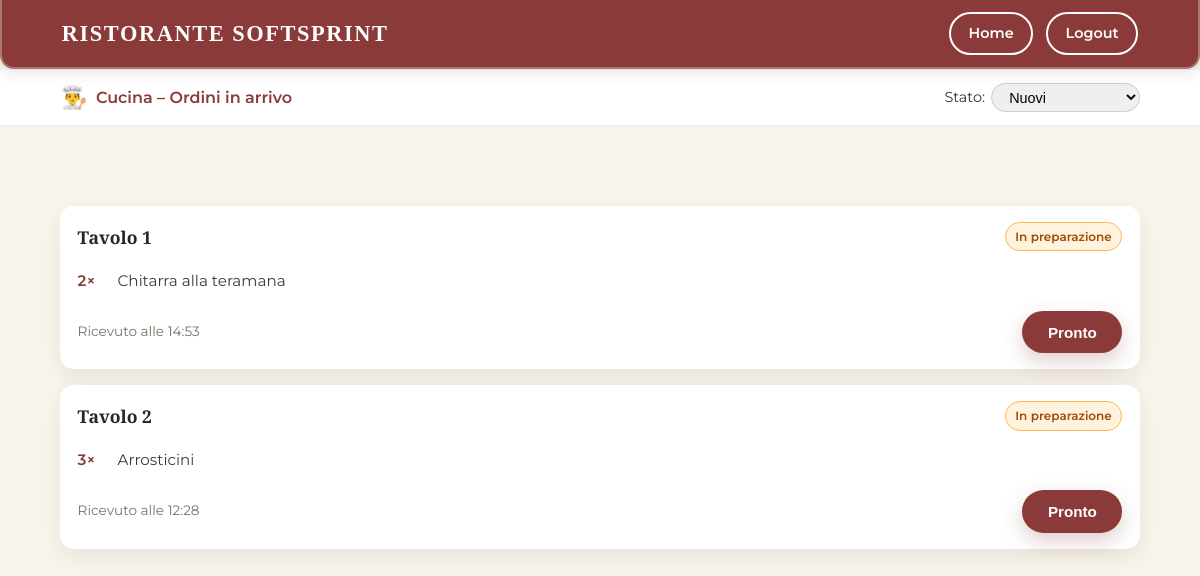
/public/cuoco.php (signed in), run on the app's committed database.
### tables this page shows
CREATE TABLE `ordine` (
  `id_ordine` int(11) NOT NULL,
  `id_tavolo` int(11) NOT NULL,
  `data_ora` datetime NOT NULL,
  `stato` enum('inviato','in preparazione','pronto') NOT NULL,
  `id_utente` int(11) DEFAULT NULL,
  `note` varchar(255) DEFAULT NULL
);

CREATE TABLE `ordine_piatto` (
  `id_ordine_piatto` int(11) NOT NULL,
  `id_ordine` int(11) NOT NULL,
  `id_piatto` int(11) NOT NULL,
  `quantita` int(11) NOT NULL
);

CREATE TABLE `piatto` (
  `id_piatto` int(11) NOT NULL,
  `nome` varchar(50) NOT NULL,
  `prezzo` decimal(5,0) NOT NULL,
  `categoria` varchar(255) DEFAULT NULL,
  `img` varchar(255) DEFAULT NULL,
  `descrizione` varchar(255) DEFAULT NULL
);

### php/includes/db.php (called while the page is built, shortened)
<?php
    function open(){
        $connDB = new mysqli(dbhost, dbuser, dbpass, db);
        return $connDB;
    }
?>

### php/class/Ordine.php (called while the page is built, shortened)
<?php
require_once __DIR__ . "/../includes/db.php";
require_once "OrdinePiatto.php";
class Ordine {
    private $db;
    private $ordinePiatto;
    public function __construct($db = null, $ordinePiatto = null) {
        $this->db =$db ?? open();
        $this->ordinePiatto = $ordinePiatto ?: new OrdinePiatto();
    }
    public function getOrdiniAttivi(): array {
        $sql = "SELECT * FROM ordine WHERE stato != 'completato' ORDER BY data_ora ASC";
        $result = $this->db->query($sql);
        return $result->fetch_all(MYSQLI_ASSOC);
    }
    public function getPiattiDaOrdine(int $idTavolo): array {
        $sql = "SELECT id_ordine FROM ordine WHERE id_tavolo = ?  ORDER BY data_ora DESC LIMIT 1";
        $stmt = $this->db->prepare($sql);
        $stmt->bind_param("i", $idTavolo);
        $stmt->execute();
        $result = $stmt->get_result();
        $row = $result->fetch_assoc();
        return $this->ordinePiatto->getPiatti($row['id_ordine']);
    }
}

### php/class/OrdinePiatto.php (called while the page is built, shortened)
<?php
require_once __DIR__ . "/../includes/db.php";
class OrdinePiatto {
    private $db;
    public function __construct() {
        $this->db = open();
    }
    public function getPiatti(int $idOrdine): array {
        $sql = "SELECT p.id_piatto, p.nome, p.prezzo, op.quantita
                FROM ordine_piatto op
                JOIN piatto p ON op.id_piatto = p.id_piatto
                WHERE op.id_ordine = ?";
        $stmt = $this->db->prepare($sql);
        $stmt->bind_param("i", $idOrdine);
        $stmt->execute();
        $result = $stmt->get_result();
        $piatti = $result->fetch_all(MYSQLI_ASSOC);
        return $piatti;
    }
}

### public/cuoco.php (the view, shortened to what this page needs)
<?php
require_once "../php/class/Ordine.php";
$ordineObj = new Ordine();
$ordini = $ordineObj->getOrdiniAttivi();
?>
<?php include "../php/includes/header.php"; header2();?>
<header class="kitchen-topbar">
    <div class="container kitchen-topbar-inner">
        <div class="kitchen-brand">
            <span class="kitchen-icon">👨‍🍳</span>
            <span class="kitchen-title">Cucina – Ordini in arrivo</span>
        </div>
        <div class="kitchen-filters">
            <label for="filtro-stato">Stato:</label>
            <select id="filtro-stato">
                <option value="nuovo" selected>Nuovi</option>
            </select>
        </div>
    </div>
</header>
<main class="container kitchen-layout">
    <section class="orders-panel" id="orders-panel">
        <?php foreach ($ordini as $ord): ?>
            <?php
                $piatti = $ordineObj->getPiattiDaOrdine($ord['id_tavolo']);
            ?>
            <article class="order-card" data-stato="<?= htmlspecialchars($ord['stato']) ?>" data-id="<?= $ord['id_ordine'] ?>">
                <header class="order-card-header">
                    <div>
                        <h2>Tavolo <?= htmlspecialchars($ord['id_tavolo']) ?></h2>
                    </div>
                    <span class="order-status status-<?= htmlspecialchars($ord['stato']) ?>">
                        <?= ucfirst(htmlspecialchars($ord['stato'])) ?>
                    </span>
                </header>
                <ul class="order-card-items">
                    <?php foreach ($piatti as $p): ?>
                        <li>
                            <span class="item-qty"><?= $p['quantita'] ?>×</span>
                            <span class="item-name"><?= htmlspecialchars($p['nome']) ?></span>
                        </li>
                    <?php endforeach; ?>
                </ul>
                <div class="order-card-footer">
                    <span class="order-time">Ricevuto alle <?= date("H:i", strtotime($ord['data_ora'])) ?></span>
                    <div class="order-actions">
                        <?php if ($ord['stato'] !== 'pronto'): ?>
                        <button class="btn-primary state-btn" data-state="pronto">Pronto</button>
                        <?php endif; ?>
                    </div>
                </div>
            </article>
        <?php endforeach; ?>
    </section>
</main>
</body>
</html>

### css/style.css (style rules this page uses)
:root { --bg: #f9f4ec; --primary: #8b3a3a; --secondary: #47624f; --accent: #e1c699; --text: #333333; --light: #ffffff; }
* { box-sizing: border-box; margin: 0; padding: 0; }
body { font-family: "Montserrat", system-ui, -apple-system, sans-serif; background-color: var(--bg); color: var(--text); line-height: 1.6; }
header, main, footer { width: 100%; }
.container { width: 90%; max-width: 1200px; margin: 0 auto; }
.btn-primary { padding: 0.8rem 1.6rem; border-radius: 999px; border: none; background-color: var(--primary); color: var(--light); font-weight: 600; font-size: 0.95rem; cursor: pointer; transition: transform 0.15s ease-out, box-shadow 0.15s ease-out, background-color 0.15s ease-out; box-shadow: 0 8px 20px rgba(139, 58, 58, 0.25); }
section:not(.hero-blur) { padding: 3rem 0; }
.kitchen-topbar { position: sticky; top: 70px; z-index: 30; background: var(--light); border-bottom: 2px solid rgba(0, 0, 0, 0.06); padding: 0.6rem 0; }
.kitchen-topbar-inner { display: flex; justify-content: space-between; align-items: center; }
.kitchen-brand { display: flex; align-items: center; gap: 0.5rem; }
.kitchen-icon { font-size: 1.4rem; }
.kitchen-title { font-weight: 600; color: var(--primary); }
.kitchen-filters { display: flex; align-items: center; gap: 0.4rem; font-size: 0.9rem; }
.kitchen-filters select { padding: 0.3rem 0.8rem; border-radius: 999px; border: 1px solid #ccc; font-size: 0.9rem; }
.kitchen-layout { margin-top: 2rem; }
.orders-panel { display: flex; flex-direction: column; gap: 1rem; }
.order-card { background: var(--light); border-radius: 14px; padding: 1rem 1.1rem; box-shadow: 0 8px 24px rgba(0, 0, 0, 0.08); display: flex; flex-direction: column; gap: 0.7rem; }
.order-card-header { display: flex; justify-content: space-between; align-items: center; }
.order-card-header h2 { margin: 0; font-size: 1.1rem; font-family: "Playfair Display", serif; color: #2b2420; }
.order-status { font-size: 0.75rem; padding: 0.25rem 0.6rem; border-radius: 999px; font-weight: 600; }
.order-card-items { list-style: none; margin: 0; padding: 0.4rem 0 0.2rem; display: flex; flex-direction: column; gap: 0.25rem; }
.order-card-items li { display: flex; align-items: baseline; gap: 0.5rem; font-size: 0.95rem; }
.item-qty { font-weight: 600; color: var(--primary); min-width: 2rem; }
.item-name { color: #433a32; }
.order-card-footer { display: flex; justify-content: space-between; align-items: center; font-size: 0.85rem; margin-top: 0.2rem; }
.order-time { color: #7a7166; }
.order-actions { display: flex; gap: 0.4rem; }
.order-status { padding: 0.25rem 0.6rem; border-radius: 999px; background: #fff3e0; border: 1px solid #ffb74d; color: #a04b00; font-size: 0.75rem; font-weight: 600; }
.order-actions { display: flex; gap: 0.5rem; }

### data on the page
ordine: id_tavolo "1", stato "In preparazione", data_ora "14:53", shows "Pronto"
ordine_piatto: quantita "2", id_piatto.nome "Chitarra alla teramana"
ordine: id_tavolo "2", stato "In preparazione", data_ora "12:28", shows "Pronto"
ordine_piatto: quantita "3", id_piatto.nome "Arrosticini"
